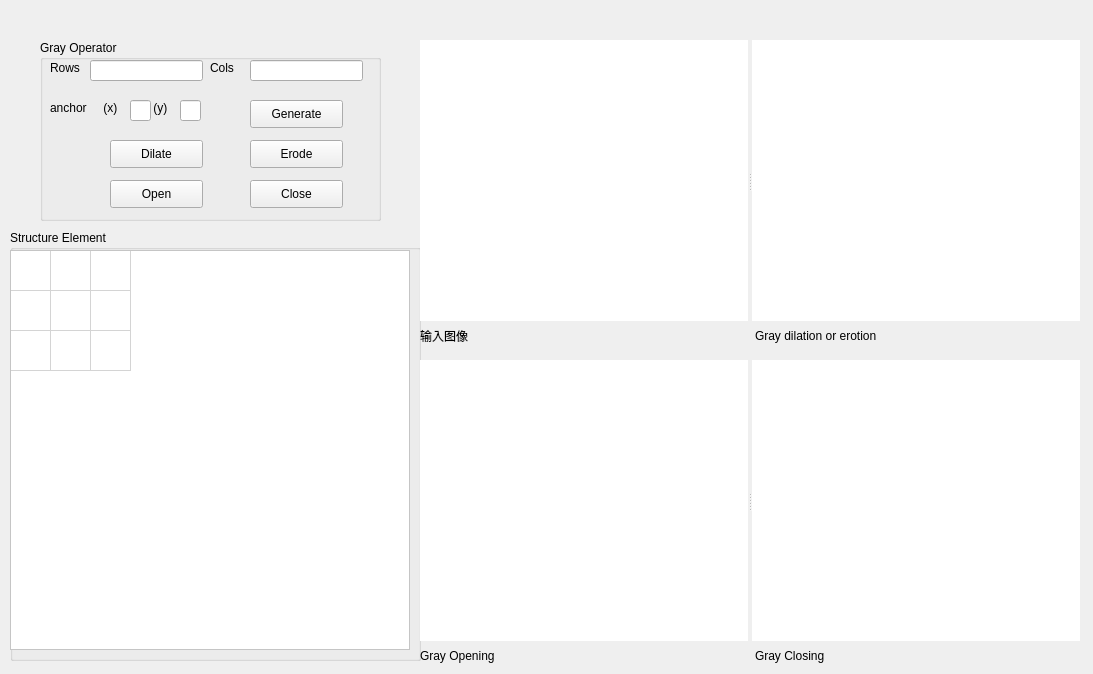
    <widget class="QWidget" name="page_4">
     <widget class="QWidget" name="layoutWidget_5">
      <property name="geometry">
       <rect>
        <x>420</x>
        <y>40</y>
        <width>664</width>
        <height>305</height>
       </rect>
      </property>
      <layout class="QGridLayout" name="displayLayout_33">
       <item row="0" column="0" colspan="2">
        <widget class="QSplitter" name="splitter_10">
         <property name="orientation">
          <enum>Qt::Horizontal</enum>
         </property>
         <widget class="QLabel" name="inImage_4">
          <property name="minimumSize">
           <size>
            <width>328</width>
            <height>281</height>
           </size>
          </property>
          <property name="maximumSize">
           <size>
            <width>328</width>
            <height>281</height>
           </size>
          </property>
          <property name="styleSheet">
           <string notr="true">background-color: rgb(255, 255, 255);</string>
          </property>
          <property name="text">
           <string/>
          </property>
         </widget>
         <widget class="QLabel" name="grayOpOut">
          <property name="minimumSize">
           <size>
            <width>328</width>
            <height>281</height>
           </size>
          </property>
          <property name="maximumSize">
           <size>
            <width>328</width>
            <height>281</height>
           </size>
          </property>
          <property name="styleSheet">
           <string notr="true">background-color: rgb(255, 255, 255);</string>
          </property>
          <property name="text">
           <string/>
          </property>
         </widget>
        </widget>
       </item>
       <item row="1" column="0">
        <widget class="QLabel" name="inText_4">
         <property name="text">
          <string>输入图像</string>
         </property>
        </widget>
       </item>
       <item row="1" column="1">
        <widget class="QLabel" name="biOperatorText_2">
         <property name="text">
          <string>Gray dilation or erotion</string>
         </property>
        </widget>
       </item>
      </layout>
     </widget>
     <widget class="QWidget" name="layoutWidget_6">
      <property name="geometry">
       <rect>
        <x>420</x>
        <y>360</y>
        <width>664</width>
        <height>305</height>
       </rect>
      </property>
      <layout class="QGridLayout" name="displayLayout_34">
       <item row="0" column="0" colspan="2">
        <widget class="QSplitter" name="splitter_11">
         <property name="orientation">
          <enum>Qt::Horizontal</enum>
         </property>
         <widget class="QLabel" name="grayOpenShow">
          <property name="minimumSize">
           <size>
            <width>328</width>
            <height>281</height>
           </size>
          </property>
          <property name="maximumSize">
           <size>
            <width>328</width>
            <height>281</height>
           </size>
          </property>
          <property name="styleSheet">
           <string notr="true">background-color: rgb(255, 255, 255);</string>
          </property>
          <property name="text">
           <string/>
          </property>
         </widget>
         <widget class="QLabel" name="grayCloseShow">
          <property name="minimumSize">
           <size>
            <width>328</width>
            <height>281</height>
           </size>
          </property>
          <property name="maximumSize">
           <size>
            <width>328</width>
            <height>281</height>
           </size>
          </property>
          <property name="styleSheet">
           <string notr="true">background-color: rgb(255, 255, 255);</string>
          </property>
          <property name="text">
           <string/>
          </property>
         </widget>
        </widget>
       </item>
       <item row="1" column="0">
        <widget class="QLabel" name="inText_5">
         <property name="text">
          <string>Gray Opening</string>
         </property>
        </widget>
       </item>
       <item row="1" column="1">
        <widget class="QLabel" name="biOperatorText_3">
         <property name="text">
          <string>Gray Closing</string>
         </property>
        </widget>
       </item>
      </layout>
     </widget>
     <widget class="QGroupBox" name="groupBox_5">
      <property name="geometry">
       <rect>
        <x>40</x>
        <y>40</y>
        <width>341</width>
        <height>181</height>
       </rect>
      </property>
      <property name="title">
       <string>Gray Operator</string>
      </property>
      <widget class="QPushButton" name="grayDilate">
       <property name="geometry">
        <rect>
         <x>70</x>
         <y>100</y>
         <width>93</width>
         <height>28</height>
        </rect>
       </property>
       <property name="text">
        <string>Dilate</string>
       </property>
      </widget>
      <widget class="QPushButton" name="grayErode">
       <property name="geometry">
        <rect>
         <x>210</x>
         <y>100</y>
         <width>93</width>
         <height>28</height>
        </rect>
       </property>
       <property name="text">
        <string>Erode</string>
       </property>
      </widget>
      <widget class="QPushButton" name="grayOpen">
       <property name="geometry">
        <rect>
         <x>70</x>
         <y>140</y>
         <width>93</width>
         <height>28</height>
        </rect>
       </property>
       <property name="text">
        <string>Open</string>
       </property>
      </widget>
      <widget class="QPushButton" name="grayClose">
       <property name="geometry">
        <rect>
         <x>210</x>
         <y>140</y>
         <width>93</width>
         <height>28</height>
        </rect>
       </property>
       <property name="text">
        <string>Close</string>
       </property>
      </widget>
      <widget class="QLineEdit" name="SEtableC_2">
       <property name="geometry">
        <rect>
         <x>210</x>
         <y>20</y>
         <width>113</width>
         <height>21</height>
        </rect>
       </property>
      </widget>
      <widget class="QLabel" name="label_12">
       <property name="geometry">
        <rect>
         <x>10</x>
         <y>20</y>
         <width>72</width>
         <height>15</height>
        </rect>
       </property>
       <property name="text">
        <string>Rows</string>
       </property>
      </widget>
      <widget class="QLineEdit" name="SEtableR_2">
       <property name="geometry">
        <rect>
         <x>50</x>
         <y>20</y>
         <width>113</width>
         <height>21</height>
        </rect>
       </property>
       <property name="text">
        <string/>
       </property>
      </widget>
      <widget class="QLabel" name="label_13">
       <property name="geometry">
        <rect>
         <x>170</x>
         <y>20</y>
         <width>72</width>
         <height>15</height>
        </rect>
       </property>
       <property name="text">
        <string>Cols</string>
       </property>
      </widget>
      <widget class="QPushButton" name="seButton_2">
       <property name="geometry">
        <rect>
         <x>210</x>
         <y>60</y>
         <width>93</width>
         <height>28</height>
        </rect>
       </property>
       <property name="text">
        <string>Generate</string>
       </property>
      </widget>
      <widget class="QLabel" name="label_14">
       <property name="geometry">
        <rect>
         <x>10</x>
         <y>60</y>
         <width>72</width>
         <height>15</height>
        </rect>
       </property>
       <property name="text">
        <string>anchor</string>
       </property>
      </widget>
      <widget class="QLineEdit" name="anchorX_2">
       <property name="geometry">
        <rect>
         <x>90</x>
         <y>60</y>
         <width>21</width>
         <height>21</height>
        </rect>
       </property>
       <property name="text">
        <string/>
       </property>
      </widget>
      <widget class="QLineEdit" name="anchorY_2">
       <property name="geometry">
        <rect>
         <x>140</x>
         <y>60</y>
         <width>21</width>
         <height>21</height>
        </rect>
       </property>
      </widget>
      <widget class="QLabel" name="label_15">
       <property name="geometry">
        <rect>
         <x>60</x>
         <y>60</y>
         <width>31</width>
         <height>16</height>
        </rect>
       </property>
       <property name="text">
        <string> (x)</string>
       </property>
      </widget>
      <widget class="QLabel" name="label_16">
       <property name="geometry">
        <rect>
         <x>110</x>
         <y>60</y>
         <width>31</width>
         <height>16</height>
        </rect>
       </property>
       <property name="text">
        <string> (y)</string>
       </property>
      </widget>
     </widget>
     <widget class="QGroupBox" name="groupBox_8">
      <property name="geometry">
       <rect>
        <x>10</x>
        <y>230</y>
        <width>411</width>
        <height>431</height>
       </rect>
      </property>
      <property name="title">
       <string>Structure Element</string>
      </property>
      <widget class="QTableWidget" name="SEWidget_2">
       <property name="geometry">
        <rect>
         <x>0</x>
         <y>20</y>
         <width>400</width>
         <height>400</height>
        </rect>
       </property>
       <property name="font">
        <font>
         <pointsize>9</pointsize>
        </font>
       </property>
       <property name="styleSheet">
        <string notr="true">background-color: rgb(255, 255, 255);</string>
       </property>
       <property name="lineWidth">
        <number>1</number>
       </property>
       <property name="verticalScrollBarPolicy">
        <enum>Qt::ScrollBarAlwaysOff</enum>
       </property>
       <property name="horizontalScrollBarPolicy">
        <enum>Qt::ScrollBarAlwaysOff</enum>
       </property>
       <property name="autoScroll">
        <bool>true</bool>
       </property>
       <property name="tabKeyNavigation">
        <bool>true</bool>
       </property>
       <property name="gridStyle">
        <enum>Qt::SolidLine</enum>
       </property>
       <property name="rowCount">
        <number>3</number>
       </property>
       <attribute name="horizontalHeaderVisible">
        <bool>false</bool>
       </attribute>
       <attribute name="horizontalHeaderDefaultSectionSize">
        <number>40</number>
       </attribute>
       <attribute name="horizontalHeaderMinimumSectionSize">
        <number>10</number>
       </attribute>
       <attribute name="verticalHeaderVisible">
        <bool>false</bool>
       </attribute>
       <attribute name="verticalHeaderDefaultSectionSize">
        <number>40</number>
       </attribute>
       <attribute name="verticalHeaderHighlightSections">
        <bool>true</bool>
       </attribute>
       <attribute name="verticalHeaderMinimumSectionSize">
        <number>10</number>
       </attribute>
       <row>
        <property name="text">
         <string>1</string>
        </property>
       </row>
       <row>
        <property name="text">
         <string>2</string>
        </property>
       </row>
       <row>
        <property name="text">
         <string>3</string>
        </property>
       </row>
       <column>
        <property name="text">
         <string>1</string>
        </property>
        <property name="font">
         <font>
          <kerning>true</kerning>
         </font>
        </property>
       </column>
       <column>
        <property name="text">
         <string>2</string>
        </property>
       </column>
       <column>
        <property name="text">
         <string>3</string>
        </property>
       </column>
      </widget>
     </widget>
     <zorder>groupBox_8</zorder>
     <zorder>layoutWidget_5</zorder>
     <zorder>layoutWidget_6</zorder>
     <zorder>groupBox_5</zorder>
    </widget>
